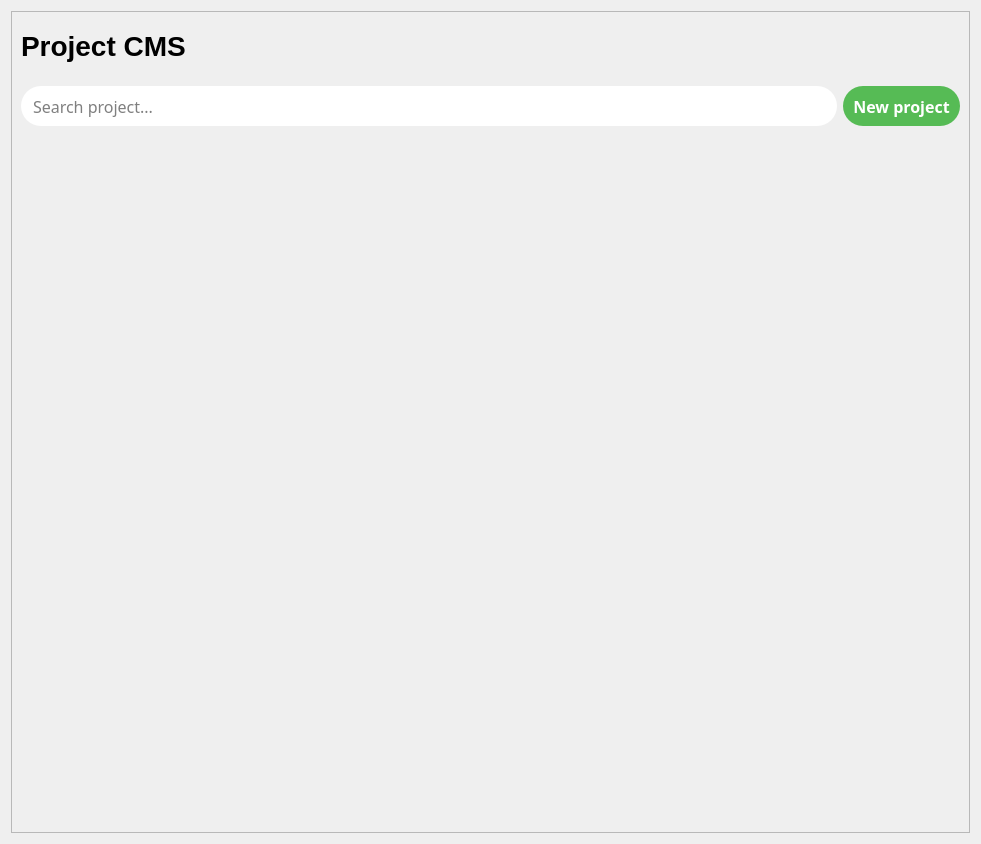
<?xml version="1.0" encoding="UTF-8"?>
<ui version="4.0">
 <class>ProjectCmsWidget</class>
 <widget class="QWidget" name="ProjectCmsWidget">
  <property name="geometry">
   <rect>
    <x>0</x>
    <y>0</y>
    <width>981</width>
    <height>844</height>
   </rect>
  </property>
  <property name="windowTitle">
   <string>Form</string>
  </property>
  <layout class="QGridLayout" name="projectCmsLayout">
   <item row="0" column="0" rowspan="2">
    <widget class="QFrame" name="frame">
     <property name="minimumSize">
      <size>
       <width>300</width>
       <height>0</height>
      </size>
     </property>
     <property name="frameShape">
      <enum>QFrame::StyledPanel</enum>
     </property>
     <property name="frameShadow">
      <enum>QFrame::Raised</enum>
     </property>
     <layout class="QVBoxLayout" name="mainLayout">
      <property name="spacing">
       <number>10</number>
      </property>
      <item>
       <widget class="QLabel" name="tabName">
        <property name="maximumSize">
         <size>
          <width>16777215</width>
          <height>50</height>
         </size>
        </property>
        <property name="font">
         <font>
          <pointsize>21</pointsize>
          <weight>75</weight>
          <bold>true</bold>
         </font>
        </property>
        <property name="text">
         <string>Project CMS</string>
        </property>
       </widget>
      </item>
      <item>
       <widget class="QWidget" name="horizontalWidget" native="true">
        <property name="maximumSize">
         <size>
          <width>16777215</width>
          <height>50</height>
         </size>
        </property>
        <layout class="QHBoxLayout" name="horizontalLayout">
         <property name="leftMargin">
          <number>0</number>
         </property>
         <property name="topMargin">
          <number>5</number>
         </property>
         <property name="rightMargin">
          <number>0</number>
         </property>
         <property name="bottomMargin">
          <number>5</number>
         </property>
         <item>
          <widget class="QLineEdit" name="searchLineEdit">
           <property name="minimumSize">
            <size>
             <width>0</width>
             <height>40</height>
            </size>
           </property>
           <property name="maximumSize">
            <size>
             <width>16777215</width>
             <height>40</height>
            </size>
           </property>
           <property name="font">
            <font>
             <family>Lexend Light</family>
             <pointsize>12</pointsize>
            </font>
           </property>
           <property name="styleSheet">
            <string notr="true">padding: 5px 10px 5px 10px;
border-radius: 20px;</string>
           </property>
           <property name="placeholderText">
            <string>Search project...</string>
           </property>
          </widget>
         </item>
         <item>
          <widget class="QPushButton" name="newProjectButton">
           <property name="maximumSize">
            <size>
             <width>16777215</width>
             <height>40</height>
            </size>
           </property>
           <property name="font">
            <font>
             <family>Lexend</family>
             <pointsize>12</pointsize>
             <weight>75</weight>
             <bold>true</bold>
            </font>
           </property>
           <property name="styleSheet">
            <string notr="true">border-radius: 20px;
background: rgb(86, 187, 85);
color: white;
padding: 5px 10px 5px 10px;</string>
           </property>
           <property name="text">
            <string>New project</string>
           </property>
           <property name="icon">
            <iconset resource="../icon/resources.qrc">
             <normaloff>:/png/png/add.png</normaloff>:/png/png/add.png</iconset>
           </property>
          </widget>
         </item>
        </layout>
       </widget>
      </item>
      <item>
       <widget class="QWidget" name="totalWidget" native="true">
        <property name="maximumSize">
         <size>
          <width>16777215</width>
          <height>120</height>
         </size>
        </property>
        <layout class="QHBoxLayout" name="totalWidgetLayout">
         <property name="leftMargin">
          <number>0</number>
         </property>
         <property name="topMargin">
          <number>0</number>
         </property>
         <property name="rightMargin">
          <number>0</number>
         </property>
         <property name="bottomMargin">
          <number>0</number>
         </property>
        </layout>
       </widget>
      </item>
      <item>
       <widget class="QWidget" name="tableContainerWidget" native="true">
        <property name="sizePolicy">
         <sizepolicy hsizetype="Preferred" vsizetype="Minimum">
          <horstretch>0</horstretch>
          <verstretch>0</verstretch>
         </sizepolicy>
        </property>
       </widget>
      </item>
     </layout>
    </widget>
   </item>
  </layout>
 </widget>
 <resources>
  <include location="../icon/resources.qrc"/>
 </resources>
 <connections/>
</ui>
